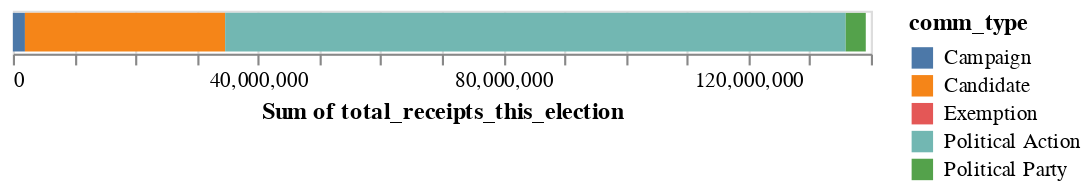

The code cell stored with this chart in its notebook:
### Code cell
alt.Chart(thirty_day_reports).mark_bar().encode(x='sum(total_receipts_this_election)', y='state' color='comm_type')

### Figure 1 — Vega-Lite specification as saved in the notebook (floating-point values rounded to 4 significant figures)
{"config": {"view": {"continuousWidth": 400, "continuousHeight": 300}}, "data": {"name": "data-73e91cc2c9699b7b26cb4bc0eddbf57b"}, "mark": "bar", "encoding": {"color": {"type": "nominal", "field": "comm_type"}, "x": {"type": "quantitative", "aggregate": "sum", "field": "total_receipts_this_election"}}, "$schema": "https://vega.github.io/schema/vega-lite/v4.8.1.json", "datasets": {"data-73e91cc2c9699b7b26cb4bc0eddbf57b": [{"comm_type": "Campaign", "total_receipts_this_election": 1968000.0}, {"comm_type": "Candidate", "total_receipts_this_election": 32670000.0}, {"comm_type": "Exemption", "total_receipts_this_election": 0.0}, {"comm_type": "Political Action", "total_receipts_this_election": 101300000.0}, {"comm_type": "Political Party", "total_receipts_this_election": 3273000.0}]}}
